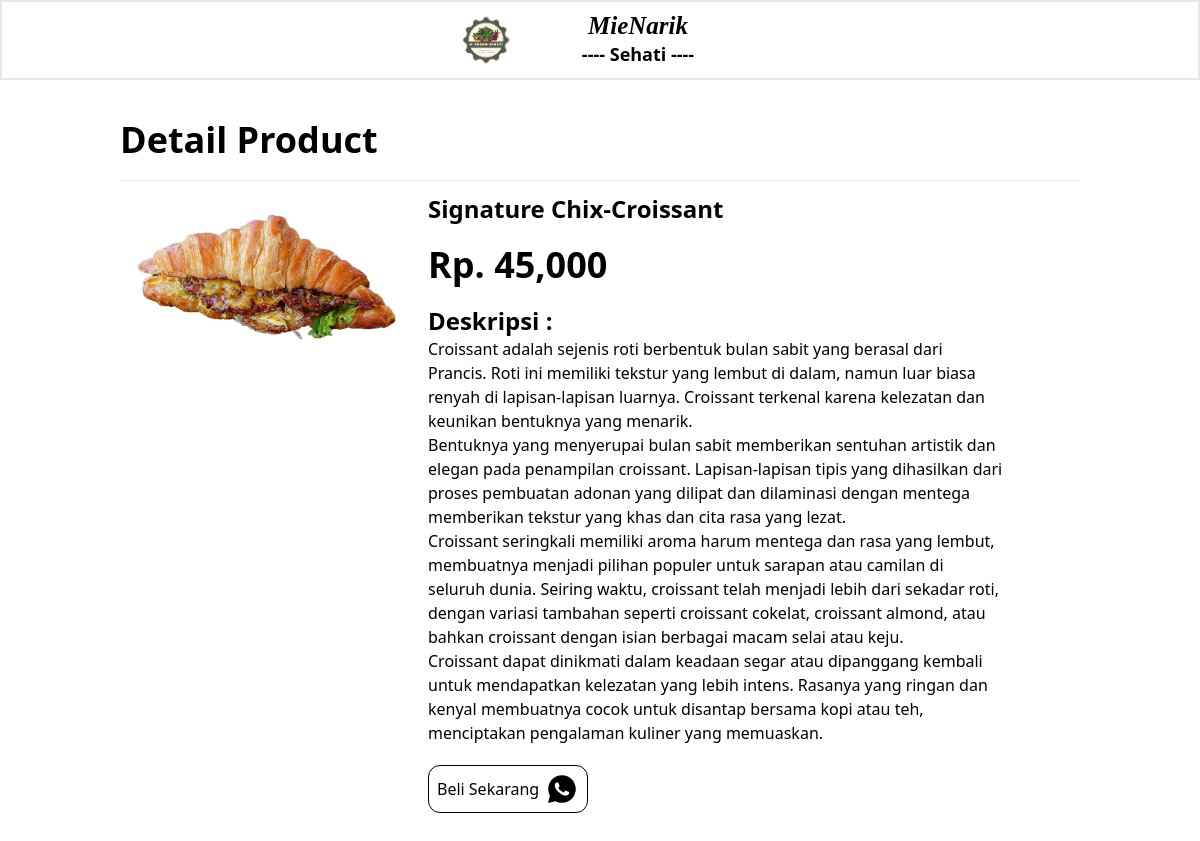
Screenshot of /detail-produk.php?id=23 with the database file from the repository.
### tables this page shows
CREATE TABLE `tb_product` (
  `product_id` int(11) NOT NULL,
  `category_id` int(11) NOT NULL,
  `product_name` varchar(100) NOT NULL,
  `product_price` int(11) NOT NULL,
  `product_description` text NOT NULL,
  `product_image` varchar(100) NOT NULL,
  `product_status` tinyint(1) NOT NULL,
  `data_created` timestamp NOT NULL DEFAULT current_timestamp()
);

### detail-produk.php (the view, shortened to what this page needs)
<?php
include 'db.php';
$produk = mysqli_query($conn, "SELECT * FROM tb_product WHERE product_id = '" . $_GET['id'] . "' ");
$p = mysqli_fetch_object($produk);
?>
<!DOCTYPE html>
<html>
<head>
	<link rel="stylesheet" type="text/css" href="styledash.css">
</head>
<body>
	<header>
		<div class="flex  w-full justify-around bg-white border-2 text-lg p-2 items-center">
			<div class="navbar-logo font-bold">
				<img src="gambar/LOGOACC.png" alt="logo" width="60px">
				<a class="text" href="dashboard.php">
					<h1 class="px-14">MieNarik</h1>
					<p>---- Sehati ----</p>
				</a>
			</div>
		</div>
	</header>
	<div class="w-full flex justify-center">
		<div class="w-[80%] mt-10 mb-10">
			<h3 class="text-4xl font-semibold mb-5">Detail Product</h3>
			<hr>
			<div class="flex mt-3">
				<div class="w-[30%] mr-5">
					<div class="">
						<img src="produk/<?php echo $p->product_image ?>" width="100%">
					</div>
				</div>
				<div class="w-[60%]">
					<h3 class="font-bold text-2xl">
						<?php echo $p->product_name ?>
					</h3>
					<h4 class="text-4xl font-bold mt-5">Rp.
						<?php echo number_format($p->product_price) ?>
					</h4>
					<p class="font-bold text-2xl mt-5">Deskripsi :</p>
					<p class="text-sm text-white">
						<?php echo $p->product_description ?>
					</p>
					<div class="flex border p-2 w-40 rounded-xl border-black mt-5 items-center">
						<p class="mr-2">
						<a href="https://wa.wizard.id/943d2a" target="_blank">Beli Sekarang</a>
						</p>
					</div>
				</div>
			</div>
		</div>
	</div>
</body>
</html>

### styledash.css (style rules this page uses)
html { line-height: 1.5; -webkit-text-size-adjust: 100%; -moz-tab-size: 4; -o-tab-size: 4; tab-size: 4; font-family: ui-sans-serif, system-ui, -apple-system, BlinkMacSystemFont, "Segoe UI", Roboto, "Helvetica Neue", Arial, "Noto Sans", sans-serif, "Apple Color Emoji", "Segoe UI Emoji", "Segoe UI Symbol", "Noto Color Emoji"; font-feature-settings: normal; font-variation-settings: normal; }
body { margin: 0; line-height: inherit; }
hr { height: 0; color: inherit; border-top-width: 1px; }
h1, h2, h3, h4, h5, h6 { font-size: inherit; font-weight: inherit; }
a { color: inherit; text-decoration: inherit; }
blockquote, dl, dd, h1, h2, h3, h4, h5, h6, hr, figure, p, pre { margin: 0; }
img, svg, video, canvas, audio, iframe, embed, object { display: block; vertical-align: middle; }
img, video { max-width: 100%; height: auto; }
.navbar-logo { display: flex; align-items: center; }
.navbar-logo .text { display: flex; flex-direction: column; align-items: center; margin-left: 1rem; }
.navbar-logo .text h1 { font-style: italic; font-family: 'Arimo', sans-serif; font-family: 'Brygada 1918', serif; font-size: 25px; }
.mb-10 { margin-bottom: 2.5rem; }
.mb-5 { margin-bottom: 1.25rem; }
.mt-10 { margin-top: 2.5rem; }
.mt-3 { margin-top: 0.75rem; }
.mr-2 { margin-right: 0.5rem; }
.mr-5 { margin-right: 1.25rem; }
.mt-5 { margin-top: 1.25rem; }
.flex { display: flex; }
.w-\[80\%\] { width: 80%; }
.w-full { width: 100%; }
.w-\[30\%\] { width: 30%; }
.w-\[60\%\] { width: 60%; }
.w-40 { width: 10rem; }
.items-center { align-items: center; }
.justify-center { justify-content: center; }
.justify-around { justify-content: space-around; }
.rounded-xl { border-radius: 0.75rem; }
.border { border-width: 1px; }
.border-2 { border-width: 2px; }
.border-black { --tw-border-opacity: 1; border-color: rgb(0 0 0 / var(--tw-border-opacity)); }
.bg-white { --tw-bg-opacity: 1; background-color: rgb(255 255 255 / var(--tw-bg-opacity)); }
.p-2 { padding: 0.5rem; }
.px-14 { padding-left: 3.5rem; padding-right: 3.5rem; }
.text-2xl { font-size: 1.5rem; line-height: 2rem; }
.text-4xl { font-size: 2.25rem; line-height: 2.5rem; }
.text-lg { font-size: 1.125rem; line-height: 1.75rem; }
.text-sm { font-size: 0.875rem; line-height: 1.25rem; }
.font-bold { font-weight: 700; }
.font-semibold { font-weight: 600; }
.text-white { --tw-text-opacity: 1; color: rgb(255 255 255 / var(--tw-text-opacity)); }

### rows the page displays
tb_product: product_image (picture), product_name "Signature Chix-Croissant", product_price "45,000", product_description "Croissant adalah sejenis roti berbentuk bulan sabit yang berasal dari Prancis. Roti ini memiliki tekstur yang lembut di dalam, namun luar biasa renyah di lapisan-lapisan luarnya. Croissant terkenal karena kelezatan dan keunikan bentuknya yang menarik. Bentuknya yang menyerupai bulan sabit memberikan sentuhan artistik dan elegan pada penampilan croissant. Lapisan-lapisan tipis yang dihasilkan dari proses pembuatan adonan yang dilipat dan dilaminasi dengan mentega memberikan tekstur yang khas dan cita rasa yang lezat. Croissant seringkali memiliki aroma harum mentega dan rasa yang lembut, membuatnya menjadi pilihan populer untuk sarapan atau camilan di seluruh dunia. Seiring waktu, croissant…"
